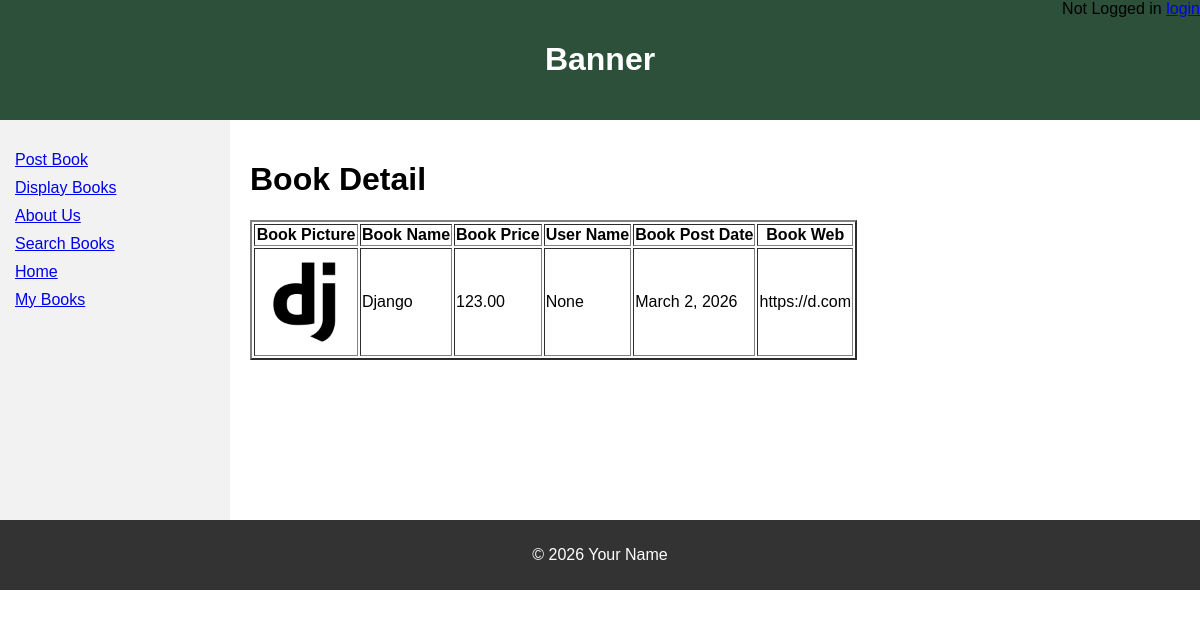
Page /book_detail/1 on the committed database.
### bookMng/models.py (models this page shows, shortened)
class MainMenu(models.Model):
    item = models.CharField(max_length=300, unique=True)
    link = models.CharField(max_length=300, unique=True)

class Book(models.Model):
    name = models.CharField(max_length=200)
    web = models.URLField(max_length=300)
    price = models.DecimalField(decimal_places=2, max_digits=8)
    publishdate = models.DateField(auto_now=True)
    picture = models.FileField(upload_to='bookEx/static/uploads')
    pic_path = models.CharField(max_length=300, editable=False, blank=True)
    username = models.ForeignKey(User, blank=True, null=True, on_delete=models.CASCADE)

### bookMng/views.py (the view)
# urls.py: path('book_detail/<int:book_id>', views.book_detail, name='book_detail'),
def book_detail(request, book_id):
    book = Book.objects.get(id=book_id)
    book.pic_path = book.picture.url[14:]
    return render(request,
                  'bookMng/book_detail.html',
                  {
                      'item_list': MainMenu.objects.all(),
                      'book': book
                  })

### bookEx/templates/bookMng/book_detail.html
{% extends "base.html" %}
{% load static %}
{% block sidenav %}
   {% for item in item_list %}
      <li>
        <a href="{{ item.link }}">  {{ item.item }} </a>
      </li>
   {% endfor %}
{% endblock sidenav %}
{% block content %}
   <h1>Book Detail</h1>
   <table border="2" >
      <tr>
          <th>
              Book Picture
          </th>
          <th>
              Book Name
          </th>
          <th>
              Book Price
          </th>
          <th>
              User Name
          </th>
          <th>
              Book Post Date
          </th>
          <th>
              Book Web
          </th>
      </tr>
       <tr>
           <td>
           <img src="{% static book.pic_path %}" width="100" />
         </td>
         <td>
            {{ book.name }}
         </td>
         <td>
            {{ book.price }}
         </td>
          <td>
            {{ book.username }}
         </td>
           <td>
            {{ book.publishdate }}
         </td>
           <td>
               {{ book.web }}
           </td>
      </tr>
   </table>
{% endblock content %}

### bookEx/static/main.css (style rules this page uses)
body { margin: 0; font-family: Arial, sans-serif; }
.menu li { margin-bottom: 10px; }

### rows in the picture
MainMenu: item "Post Book"
MainMenu: item "Display Books"
MainMenu: item "About Us"
MainMenu: item "Search Books"
MainMenu: item "Home"
MainMenu: item "My Books"
Book: name "Django", price "123.00", username "None", publishdate "March 2, 2026", web "https://d.com"
